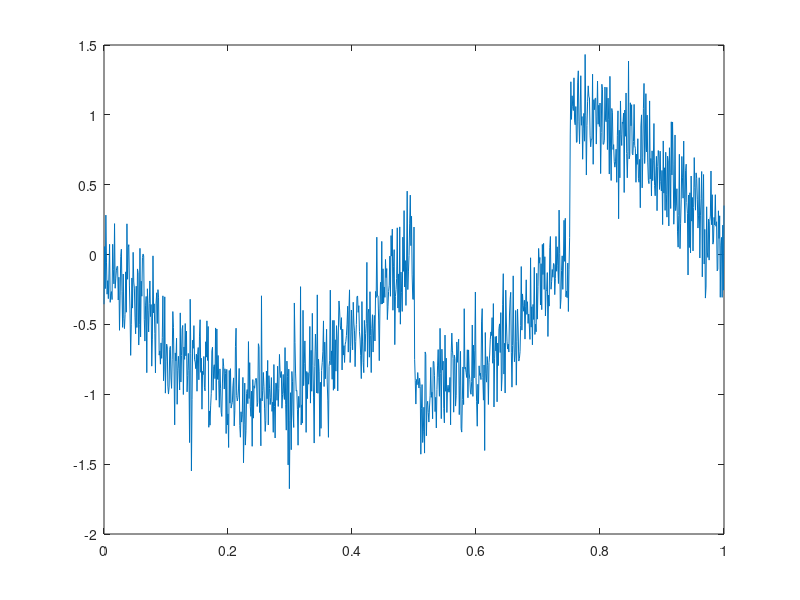
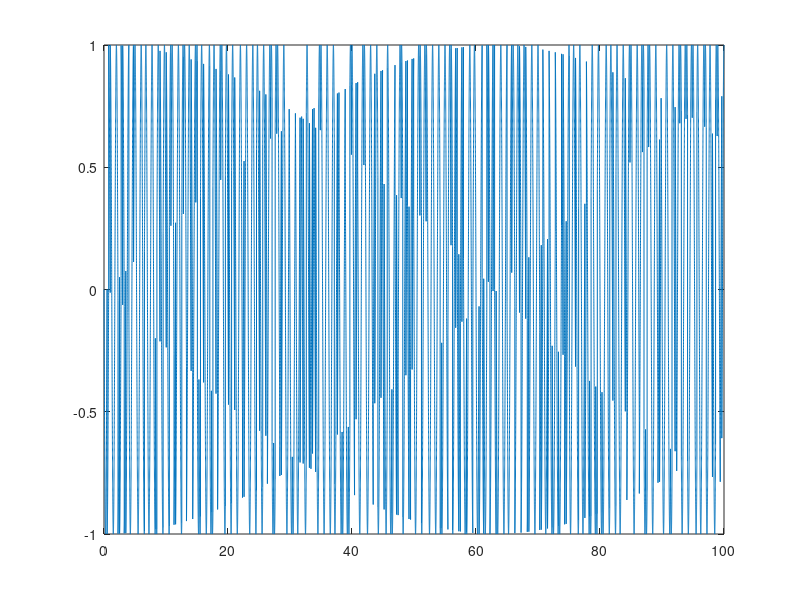
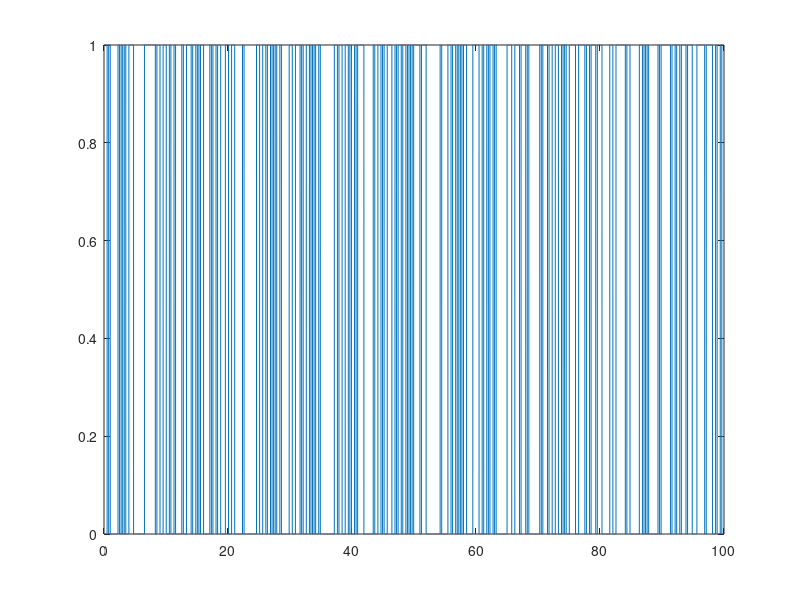

Write MATLAB code to recreate these figures, in order. (Note: this script raises an error after producing the figures.)
% Establish Fs
Fs = 1000;

% Define Sampling Period
T = 1/Fs;

% Define Length of Signal in time (ms)
L = 100000; % Same as 1 second

% Number of samples per sine_wave
number_of_samples = 360;

% Create time array for symbols with sampling period
t = (0:L-1)*T;

% Binary signal
binary_signal = zeros(1,length(t));

% Output Y signal
y = zeros(1,length(t));

% Generate first random value
%rand_value = randi([0 1]);
rand_value = 1;

% Assign first random value to binary signal
binary_signal(1,1) = rand_value;

% FSK Center Frequencies
Fc1 = 1;
Fc2 = 10;

% Establish Bit Rate
Rb = 250;

% Number of Samples
num_samples = (Fs/Rb)*(L/Fs);

% Create Feature Matrix
feature_matrix = zeros(num_samples,6);

% Establish Baud Rate
Baud_rate = 250;

for i=1:(length(t))
    
    if(mod(i,(Fs/4)+1) == 0)
        rand_value = randi([0 1]);
        binary_signal(1,i) = rand_value;
            if(rand_value == 0)
                y(1,i) = cos(2*pi*t(1,i)*Fc1);
            else
                y(1,i) = cos((2*pi*t(1,i)*Fc1)+ pi/2);
            end

    else
            binary_signal(1,i) = rand_value;
            if(rand_value == 0)
                y(1,i) = cos(2*pi*t(1,i)*Fc1);
            else
                y(1,i) = cos((2*pi*t(1,i)*Fc1)+ pi/2);
            end
    end
end

% SNR to be kept while adding AWGN
SNR = 10;

%Add White Guassian Noise to signal
y_awgn = awgn(y,SNR,'measured');

figure(1)
plot(t(1:1001),y_awgn(1:1001))


figure(2)
plot(t,y)

figure(3)
plot(t,binary_signal)

% Create matrix for amplitude normalized
amplitude_normalized = zeros(1,length(t));

% Create matrix for normalized-centered instantaneous amplitude
normalized_centered_instantaneous_amplitude = zeros(1,length(t));

% Create matrix for unwrapped phase
unwrapped_phase = zeros(1,length(t));

% Create matrix for centered non linear instantaneous phase
centered_non_inear_instantaneous_phase = zeros(1,length(t));

% Create matrix for frequency at normalized value
normalized_frequency = zeros(1,length(t));

j = 0;

while j ~= num_samples

    average_instataneous_amplitude = 0;

    % Compute Average Instantaneous Amplitude
    for i=(j*Fs/4)+1:(j+1)*(Fs/4)
        average_instataneous_amplitude = (y_awgn(1,i)) + average_instataneous_amplitude;
    end

    average_instataneous_amplitude = (1/(Fs/4))*average_instataneous_amplitude;


    % Compute the Value of the Normalized Amplitude
    for i=(j*Fs/4)+1:(j+1)*(Fs/4)
        amplitude_normalized(1,i) = (y_awgn(1,i))/average_instataneous_amplitude;
    end

    % Compute the Value of the Centered Normalized Instantaneous Amplitude
    for i=(j*Fs/4)+1:(j+1)*(Fs/4)
        normalized_centered_instantaneous_amplitude(1,i) = amplitude_normalized(1,i)-1;
    end


    standard_deviation_instantaneous_amplitude = 0;
    sum_acn_squared = 0;
    sum_acn = 0;
    for i=(j*Fs/4)+1:(j+1)*(Fs/4)
        sum_acn_squared = sum_acn_squared + normalized_centered_instantaneous_amplitude(1,i).^2;
        sum_acn = sum_acn + abs(normalized_centered_instantaneous_amplitude(1,i));
    end

    sum_acn_squared = (1/Fs/4)*sum_acn_squared;
    sum_acn = ((1/Fs/4)*sum_acn).^2;
    standard_deviation_instantaneous_amplitude = sqrt(sum_acn_squared-sum_acn);

    feature_matrix(j+1,1) = standard_deviation_instantaneous_amplitude;

    % Compute the normalized-centered instantaneous amplitude of the intercepted signal
    gamma_max = fft(normalized_centered_instantaneous_amplitude,Fs/4).^2;

    feature_matrix(j+1,2) = max(gamma_max);
    
    % Find all frequencies
    %figure(4)
    %plot(t(1,1:Fs/4),(Fs/4)*abs(gamma_max),"LineWidth",3)

    % Declare the array for the unwrapped phase
    unwrapped_phase(1,(j*Fs/4)+1:(j+1)*(Fs/4)) = wrapTo2Pi( unwrap(y_awgn(1,(j*Fs/4)+1:(j+1)*(Fs/4))) );


    % Compute the Value of the Centered Normalized Instantaneous Amplitude
    for i=(j*Fs/4)+1:(j+1)*(Fs/4)
        centered_non_inear_instantaneous_phase(1,i) = unwrapped_phase(1,i) - ((2*pi*(Fc1)*(i-(j*Fs/4)))/Fs);
    end

    standard_deviation_instantaneous_phase = 0;

    % Compute the Value of the Centered Normalized Instantaneous Amplitude
    sum_unwrapped_squared = 0;
    sum_unwrapped = 0;
    for i=(j*Fs/4)+1:(j+1)*(Fs/4)
        sum_unwrapped_squared = sum_unwrapped_squared + centered_non_inear_instantaneous_phase(1,i).^2;
        sum_unwrapped = sum_unwrapped + abs(centered_non_inear_instantaneous_phase(1,i));
    end

    sum_unwrapped_squared = (1/Fs/4)*sum_unwrapped_squared;
    sum_unwrapped = (1/Fs/4)*sum_unwrapped;

    standard_deviation_instantaneous_phase = sqrt(sum_unwrapped_squared-sum_unwrapped);

    feature_matrix(j+1,3) = standard_deviation_instantaneous_phase;

    standard_deviation_direct_phase = 0;

    % Compute the Value of the Centered Normalized Instantaneous Amplitude
    sum_unwrapped_direct_squared = 0;
    sum_unwrapped_direct = 0;
    for i=(j*Fs/4)+1:(j+1)*(Fs/4)
        sum_unwrapped_direct_squared = sum_unwrapped_direct_squared + centered_non_inear_instantaneous_phase(1,i).^2;
        sum_unwrapped_direct = sum_unwrapped_direct + (centered_non_inear_instantaneous_phase(1,i));
    end

    sum_unwrapped_direct_squared = ((1/Fs/4)*sum_unwrapped_direct_squared);
    sum_unwrapped_direct = ((1/Fs/4)*sum_unwrapped_direct).^2;

    standard_deviation_direct_phase = sqrt(sum_unwrapped_direct_squared-sum_unwrapped_direct);

    feature_matrix(j+1,4) = standard_deviation_direct_phase;

    % Compute average frequency over sample, which will be the same over one
    % symbol
    sum_frequency = 0;
    for i=(j*Fs/4)+1:(j+1)*(Fs/4)
        sum_frequency = sum_frequency + (1/(Fs/4))*Fc1;
    end

    for i=(j*Fs/4)+1:(j+1)*(Fs/4)
        normalized_frequency(1,i) = (((Fc1-sum_frequency)/Rb)*Rb ) - Baud_rate;    
    end

    % Standard Deviation of Absolute Value of Instantaneous Frequency
    deviation_instantaneous_frequency = 0;

    % Compute the Value of the Centered Normalized Instantaneous Frequency
    sum_frequency_squared = 0;
    sum_frequency = 0;
    for i=(j*Fs/4)+1:(j+1)*(Fs/4)
        sum_frequency_squared = sum_frequency_squared + normalized_frequency(1,i).^2;
        sum_frequency = sum_frequency + abs(normalized_frequency(1,i));
    end

    sum_frequency_squared = ((1/Fs/4)*sum_frequency_squared);
    sum_frequency = ((1/Fs/4)*sum_frequency).^2;

    deviation_instantaneous_frequency = sqrt(sum_frequency_squared-sum_frequency);

    feature_matrix(j+1,5) = deviation_instantaneous_frequency;

    feature_matrix(j+1,6) = 5;

    j = j + 1;
end

writematrix(feature_matrix,'psk2_test_data.xls')

